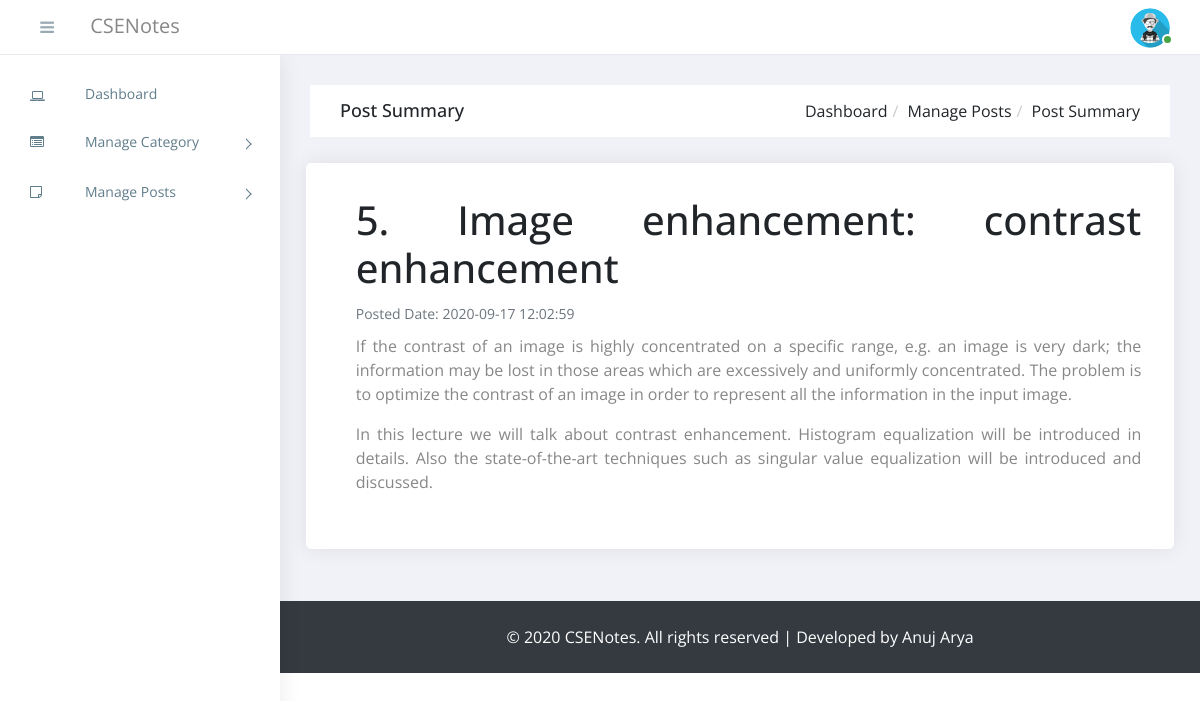
/admin/post-summary.php?id=23 (signed in), run on the app's committed database.
### tables this page shows
CREATE TABLE `tbl_posts` (
  `id` int(11) NOT NULL,
  `category` varchar(255) DEFAULT NULL,
  `topic` varchar(255) DEFAULT NULL,
  `content` longtext DEFAULT NULL,
  `post_date` datetime DEFAULT NULL,
  `status` enum('published','unpublished') NOT NULL,
  `sub_topic` varchar(255) DEFAULT 'NO'
);

### admin/database/database_connection.php (called while the page is built, shortened)
<?php
try
{
	$SERVER = 'localhost';
	$USER 	= 'root';
	$PASS 	= '';
	$DB 	= 'db_csenotes';
	$con = mysqli_connect($SERVER, $USER, $PASS, $DB);
	function clean_data($string)
	{
		global $con;
		$string = strip_tags(trim($string));
		$string = addslashes($string);
		$string = htmlspecialchars($string);
		$string = mysqli_real_escape_string($con, $string);
		return $string;
	}
	function getAdminDetail(){
		global $con;
		$username = clean_data($_SESSION['admin']);
		$query = $con->prepare("SELECT * FROM tbl_admin WHERE username=? ");
			$query->bind_param('s', $username);
			$query->execute();
			$result = $query->get_result();
			return $result;
	}
	function viewPostById($id){
		global $con;
		$id = clean_data($id);
		$query = $con->prepare("SELECT * FROM tbl_posts WHERE id=?");
		$query->bind_param('i', $id);
		$query->execute();
		$result = $query->get_result();
		return $result;
	}
}
catch(PDOException $e)
{
	echo "Error ".$e->getMessage();
}
?>

### admin/post-summary.php (the view, shortened to what this page needs)
<?php
require_once('database/database_connection.php');
?>
<!DOCTYPE html>
<html>
<head>
  <link rel="stylesheet" href="https://cdn.jsdelivr.net/npm/bootstrap@4.1.3/dist/css/bootstrap.min.css">
  <link rel="stylesheet" href="https://cdn.jsdelivr.net/npm/font-awesome@4.7.0/css/font-awesome.min.css">
  <link rel="stylesheet" type="text/css" href="https://cdn.datatables.net/1.10.21/css/jquery.dataTables.min.css">
  <link rel="stylesheet" href="assets/css/style.css">
  </head>
  <body>
    <?php include("include/sidebar.php");?>
    <div id="right-panel" class="right-panel">
      <?php include_once('include/header.php'); ?>
      <div class="breadcrumbs">
        <div class="breadcrumbs-inner">
          <div class="row m-0">
            <div class="col-sm-4">
              <div class="page-header float-left">
                <div class="page-title">
                  <h1>Post Summary</h1>
                </div>
              </div>
            </div>
            <div class="col-sm-8">
              <div class="page-header float-right">
                <div class="page-title">
                  <ol class="breadcrumb text-right">
                    <li><a>Dashboard</a></li>
                    <li><a>Manage Posts</a></li>
                    <li class="active">Post Summary</li>
                  </ol>
                </div>
              </div>
            </div>
          </div>
        </div>
      </div>
      <div class="content" style="height:auto !important;font-size:14px;">
        <div class="animated fadeIn">
          <div class="card responsive-tab">
            <div class="card-body">
              <div class="ml-2">
                <article class="main-content col-md-12 pl-lg-4" style="text-align:justify !important;">
                  <?php
                  $result = viewPostById($_GET['id']);
                  if(!empty($result)){
                    while($row = $result->fetch_assoc()){
                      echo "<h1 class='mt-3'>".$row['topic']."</h1><br>";
                      echo "<span style='font-size:14px;position:relative;bottom:10px;' class='text-muted'>Posted Date: ".$row['post_date']."</span><br>";
                      echo "<span class='my-2'>".$row['content']."</span><br>";
                    }
                  }
                  ?>
                </article>
              </div>
            </div>
          </div>
        </div>
      </div>
      <?php include("include/footer.php");?>
    </div>
  </body>
  </html>

### admin/include/header.php (shortened to what this page needs)
<header id="header" class="header">
    <div class="top-left">
        <div class="navbar-header">
            <a id="menuToggle" class="menutoggle mr-3 pr-3"><i class="fa fa-bars"></i></a>
               <a class="navbar-brand" href="./">CSENotes</a>
        </div>
    </div>
    <div class="top-right">
        <div class="header-menu">
            <div class="user-area dropdown float-right">
                <a href="#" class="dropdown-toggle active" data-toggle="dropdown" aria-haspopup="true" aria-expanded="false">
                    <img class="user-avatar rounded-circle" src="<?= getAdminDetail()->fetch_assoc()['profile']  ?>" alt="User Avatar">
                </a>
            </div>
        </div>
    </div>
</header>

### admin/assets/css/style.css (style rules this page uses)
body { display: table; font-family: "Open Sans", sans-serif; font-size: 16px; width: 100%; }
p { font-size: 16px; font-family: "Open Sans", sans-serif; font-weight: 400; line-height: 24px; color: #878787; }
a, button { text-decoration: none; outline: none !important; color: #878787; -webkit-transition: all 0.25s ease; transition: all 0.25s ease; }
h1, h2, h3, h4, h5, h6 { margin: 0; }
ul, ol { padding-left: 0; }
img { max-width: 100%; }
.text-muted { font-size: 14px; }
.right-panel { background: #f1f2f7; margin-left: 280px; margin-top: 55px; }
.right-panel .top-left { width: 350px; float: left; }
.right-panel .breadcrumbs { float: left; margin-top: 30px; padding: 0 1.875em; width: 100%; }
.right-panel .breadcrumbs .breadcrumbs-inner { background-color: #fff; }
.right-panel .page-header { min-height: 50px; margin: 0px; padding: 0px 15px; background: #ffffff; border-bottom: 0px; }
.right-panel .page-header h1 { font-size: 18px; padding: 15px 0; }
.right-panel .page-header .breadcrumb { margin: 0px; padding: 13.5px 0; background: #fff; text-transform: capitalize; }
.right-panel .page-header .breadcrumb > li + li:before { padding: 0 5px; color: #ccc; content: "/\00a0"; }
.right-panel header.header { background: #fff; border-bottom: 1px solid #e8e9ed; -webkit-box-shadow: none; box-shadow: none; clear: both; padding: 0 30px; height: 55px; position: fixed; left: 280px; left: 0; right: 0; top: 0; z-index: 999; }
.right-panel .navbar-brand { width: 250px; display: inline-block; }
.right-panel .menutoggle { padding-top: 7px; }
.right-panel .navbar-header { width: 100%; background-color: #fff; padding: 0 1.25em 0 0; }
.right-panel .navbar-header > a { display: inline-block; }
.right-panel .navbar-brand { line-height: 42px; }
.menutoggle { background-color: transparent; color: #99abb4 !important; cursor: pointer; font-size: 1em; height: 40px; line-height: 40px; width: 40px; display: block; text-align: right; }
.header-menu { display: -webkit-box; display: -ms-flexbox; display: flex; -webkit-box-pack: end; -ms-flex-pack: end; justify-content: flex-end; }
.header-menu .dropdown { line-height: 55px; margin-top: 0 !important; }
.header-menu .dropdown .dropdown-toggle { line-height: 55px; }
.user-area .dropdown-toggle { position: relative; z-index: 0; }
.user-area .dropdown-toggle:before { content: ""; position: absolute; right: -3px; bottom: 10px; background: #868e96; width: 11px; height: 11px; border-radius: 100%; border: 2px solid white; z-index: 1; }
.user-area .dropdown-toggle.active:before { background: #49a342; }
.user-area { float: right; padding-right: 0; position: relative; padding-left: 20px; }
.user-area .user-avatar { float: right; width: 40px; }
.user-area .dropdown-toggle { line-height: 55px; height: 55px; display: -webkit-box; display: -ms-flexbox; display: flex; -webkit-box-pack: center; -ms-flex-pack: center; justify-content: center; -webkit-box-align: center; -ms-flex-align: center; align-items: center; }
.user-area .dropdown-toggle:after { display: none; }
.content { float: left; padding: 1.875em; width: 100%; }
.card { margin-bottom: 1.875em; border-radius: 5px; padding: 0; border: 0px solid transparent; -webkit-box-shadow: 0 0 20px rgba(0, 0, 0, 0.08); box-shadow: 0 0 20px rgba(0, 0, 0, 0.08); }
.card .card-body { float: left; padding: 1.25em; position: relative; width: 100%; }
@media (max-width: 1368px) { .card-body { padding: 15px; } }

### admin/post-summary.php (style rules this page uses)
ol { display: block; list-style-type: decimal; margin-block-start: 1em; margin-block-end: 1em; margin-inline-start: 0px; margin-inline-end: 0px; padding-inline-start: 40px; }

### data on the page
tbl_posts: topic "5. Image enhancement: contrast enhancement", post_date "2020-09-17 12:02:59", content "If the contrast of an image is highly concentrated on a specific range, e.g. an image is very dark; the information may be lost in those areas which are excessively and uniformly concentrated. The problem is to optimize the contrast of an image in order to represent all the information in the input image. In this lecture we will talk about contrast enhancement. Histogram equalization will be introduced in details. Also the state-of-the-art techniques such as singular value equalization will be introduced and discussed."
